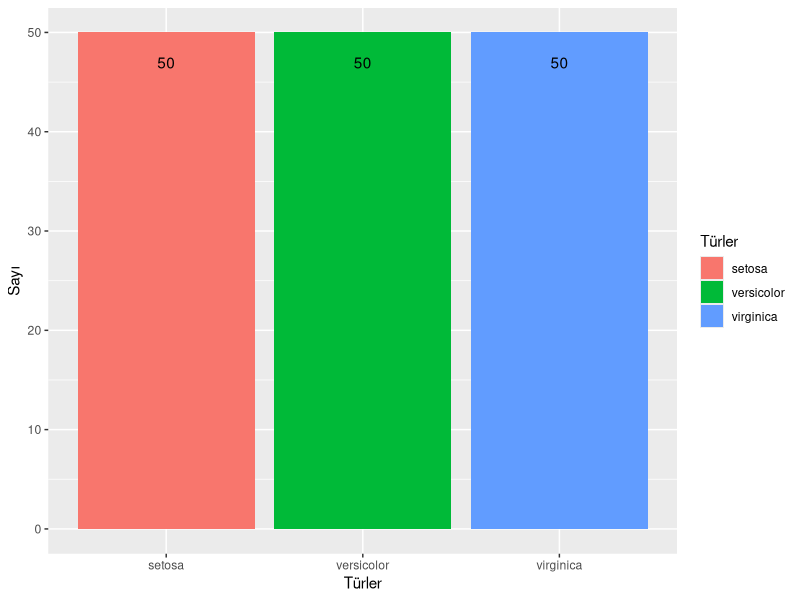
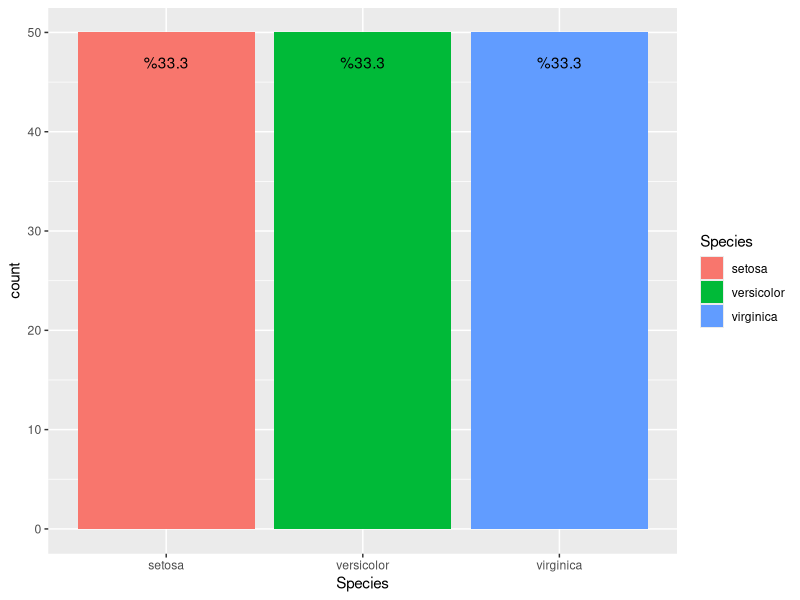
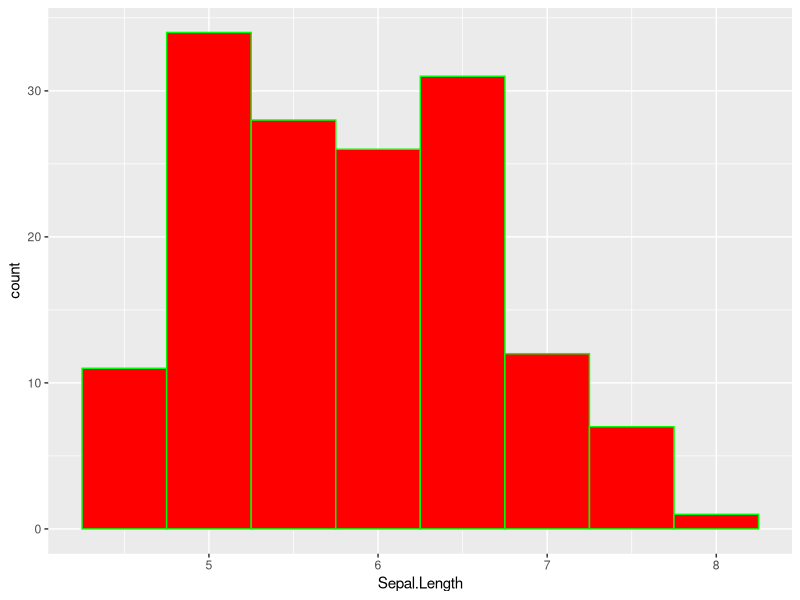
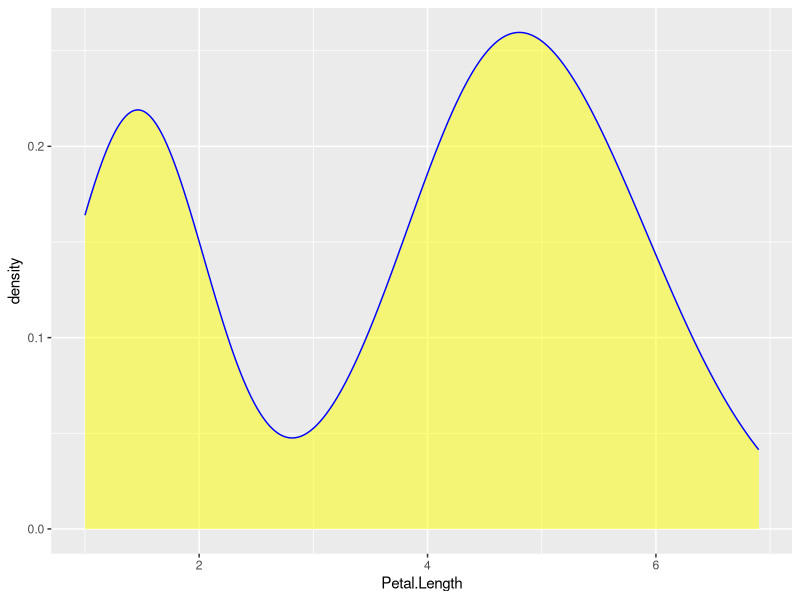

Here is the R script that generated these plots, in order:
# ============================================================
# VBA203 - VERİ GÖRSELLEŞTİRME
# İLK 5 HAFTA GENEL UYGULAMA
# Veri Seti: iris
# ============================================================

# VERİ SETİNİN TANITIMI
#
# iris, R programında hazır olarak bulunan bir veri setidir.
# Üç farklı süsen (Iris) çiçeği türüne ait fiziksel ölçümleri
# içermektedir.
#
# Veri setinde toplam 150 gözlem ve 5 değişken bulunmaktadır.
# Her satır bir çiçeği, her sütun ise çiçeğin bir özelliğini
# temsil etmektedir.
#
# Veri setinde üç çiçek türü bulunmaktadır:
#
# 1. setosa     : 50 gözlem
# 2. versicolor : 50 gözlem
# 3. virginica  : 50 gözlem
#
# DEĞİŞKENLERİN AÇIKLAMASI
#
# 1. Sepal.Length
#    Çanak yaprak uzunluğu (cm)
#    Sayısal (sürekli) değişken
#
# 2. Sepal.Width
#    Çanak yaprak genişliği (cm)
#    Sayısal (sürekli) değişken
#
# 3. Petal.Length
#    Taç yaprak uzunluğu (cm)
#    Sayısal (sürekli) değişken
#
# 4. Petal.Width
#    Taç yaprak genişliği (cm)
#    Sayısal (sürekli) değişken
#
# 5. Species
#    Çiçeğin ait olduğu tür
#    Kategorik (factor) değişken
#
# NOT:
# Sepal, çiçeğin dış kısmındaki çanak yaprağı;
# Petal ise genellikle renkli olan taç yaprağı ifade eder.

library(ggplot2)
data(iris)

# ============================================================
# A - VERIYI TANIMA VE GRAFIK SECIMI
# ============================================================

# SORU 1
# iris veri setinin ilk 6 satirini goruntuleyiniz. Gozlem ve degisken
# sayisini bulunuz. Degisken isimlerini ve turlerini inceleyiniz.

head(iris)
dim(iris)
ncol(iris)
nrow(iris)

str(iris)

# SORU 2
# Veri setindeki eksik degerleri kontrol ediniz.
# Sepal.Length ve Petal.Length degiskenlerinin ozet istatistiklerini
# goruntuleyiniz. Hangisinin degiskenligi daha fazla gorunuyor?

colSums(is.na(iris))

summary(iris)

# ============================================================
# B - TEK DEGISKENLI GRAFIKLER
# ============================================================

# SORU 3
# Species turlerinin gozlem sayilarini gosteren bir sutun grafigi ciziniz.
# Sutunlari ture gore renklendiriniz; baslik ve eksen etiketlerini ekleyiniz.
# Her turde kac gozlem oldugunu yorumlayiniz.

ggplot(iris, aes(x = Species, fill = Species)) +
  geom_bar() +
  geom_text(
    stat = "count",
    aes(label = after_stat(count)),
    vjust = 3
  )+
  labs(x = "Türler", y = "Sayı", 
       fill = "Türler")


ggplot(iris, aes(x =Species, fill = Species))+
  geom_bar()+
  geom_text(stat = "count",
            aes(
              label = 
                paste0("%",
                round(after_stat(count)/sum(count)*100,1)),
            vjust = 3))




# SORU 4
# Sepal.Length icin bir histogram olusturunuz.
# binwidth = 0.5 kullaniniz. 
# Dolgu ve kenarlik renklerini belirleyiniz.
# Dagilimin yogunlastigi araligi yorumlayiniz.

ggplot(iris, aes(x = Sepal.Length)) + 
  geom_histogram(binwidth = 0.5,
                 fill = "red", 
                 color = "green")

# SORU 5
# Petal.Length icin bir yogunluk grafigi (geom_density) ciziniz.
# Ayni degiskenin histogramiyla karsilastiriniz: Iki grafik neyi farkli
# bicimde gosteriyor?

ggplot(iris, aes(x = Petal.Length))+
  geom_density(fill = "yellow",
               color = "blue",
               alpha = 0.5) 


# ============================================================
# C - ESTETIK ESLEME, KATMANLAR VE GRUP KARSILASTIRMASI
# ============================================================

# SORU 6
# Sepal.Length (x) ile Petal.Length (y) icin sacilim grafigi ciziniz.
# Noktalarin rengini Species degiskenine gore belirleyiniz.
# Nokta boyutunu ve saydamligini (alpha) duzenleyiniz.
# Turlerin dagilimlarini yorumlayiniz.






# SORU 7
# Petal.Width (x) ve Petal.Length (y) icin sacilim grafigi ciziniz.
# Noktalarin rengini Species'e gore ayarlayiniz.
# aes(color = Species) ile geom_point(color = "steelblue") arasindaki
# farki aciklayiniz.





# SORU 8
# Species gruplarina gore Sepal.Width dagilimini kutu grafigiyle
# (geom_boxplot) gosteriniz. Kutulari ture gore renklendiriniz.
# Medyanlari ve yayilimlari karsilastiriniz.





# ============================================================
# D - OLCEKLER, ETIKETLER VE TEMALAR
# ============================================================

# SORU 9
# Sepal.Length (x), Petal.Length (y) sacilim grafiginde noktalari
# Sepal.Width sayisal degiskenine gore renklendiriniz.
# scale_color_viridis_c() kullaniniz. Renklerin neyi temsil ettigini
# aciklayiniz.





# SORU 10
# SORU 6'daki grafigi yeniden olusturunuz.
# Species kategorilerine scale_color_manual() ile uc farkli renk atayiniz.
# Baslik, eksen ve lejant etiketlerini duzenleyiniz.





# SORU 11
# Sepal.Length (x) ve Petal.Length (y) sacilim grafigi ciziniz.
# scale_x_continuous(breaks = ...) ve scale_y_continuous(breaks = ...)
# kullanarak eksen isaretlerini degistiriniz.
# breaks ile limits arasindaki farki aciklayiniz.




# SORU 12
# SORU 11'deki grafigi theme_minimal() ve theme_classic() ile
# iki kez ciziniz. Hangi temayi tercih ettiginizi gerekcelendiriniz.


# ============================================================
# E - COK PANElLI GRAFIKLER (FACETING)
# ============================================================

# SORU 13
# Sepal.Length (x) ve Petal.Length (y) sacilim grafigini
# facet_wrap(~ Species) kullanarak uc panele ayiriniz.
# Panelleri once tek satirda, sonra tek sutunda gosteriniz.




# SORU 14
# SORU 13'teki grafigi bir kez varsayilan sabit olceklerle,
# bir kez scales = "free" secenegiyle ciziniz.
# Paneller arasi karsilastirmada hangisi daha uygun? Neden?




# SORU 15
# Sepal.Length degerini iki kategoriye ayiriniz:
# 5.8'den kucuk olanlar "Kisa", 5.8 ve uzeri olanlar "Uzun".
# Yeni kategorik degiskeni iris veri cercevesine ekleyiniz.
# Petal.Length (x) ve Petal.Width (y) grafigini
# facet_grid(Yeni_Kategori ~ Species) ile gosteriniz.
# (Yeni_Kategori yerine olusturdugunuz sutun adini kullaniniz.)




# ============================================================
# F - CAPRAZ TABLO VE OZET VERIDEN GRAFIK
# ============================================================

# SORU 16
# SORU 15'te olusturdugunuz Kisa/Uzun kategorisi ile Species icin
# bir capraz tablo olusturunuz (table).
# Her hucredeki sayinin neyi ifade ettigini aciklayiniz.





# SORU 17
# Capraz tabloyu as.data.frame() ile veri cercevesine donusturunuz.
# Ortaya cikan Freq sutununu kullanarak geom_col() ile bir grafik ciziniz.
# X ekseninde Species, dolgu renginde Kisa/Uzun kategorisi olsun.
# geom_bar() ile geom_col() arasindaki farki aciklayiniz.





# SORU 18
# SORU 17'deki grafigi bir kez yan yana sutunlarla
# (position = "dodge"), bir kez yiginli sutunlarla gosteriniz.
# Hangi grafik turler arasi sayilari karsilastirmayi kolaylastiriyor?





# SORU 19
# Capraz tablodan elde ettiginiz veri cercevesiyle bir grafik olusturunuz.
# facet_wrap() kullanarak Kisa ve Uzun gruplarini ayri panellerde
# gosteriniz. Her panelde Species sayilarini karsilastiriniz.


# ============================================================
# G - BAGIMSIZ UYGULAMA
# ============================================================

# SORU 20
# iris veri setiyle kendi arastirma sorunuzu belirleyiniz.
# En az iki degisken kullanarak uygun bir ggplot2 grafigi olusturunuz.
# Grafik basligi, eksen etiketleri, en az bir estetik esleme ve
# bir tema duzenlemesi bulunmalidir.
# Grafik seciminizi ve bulgularinizi en az 3 cumleyle aciklayiniz.
